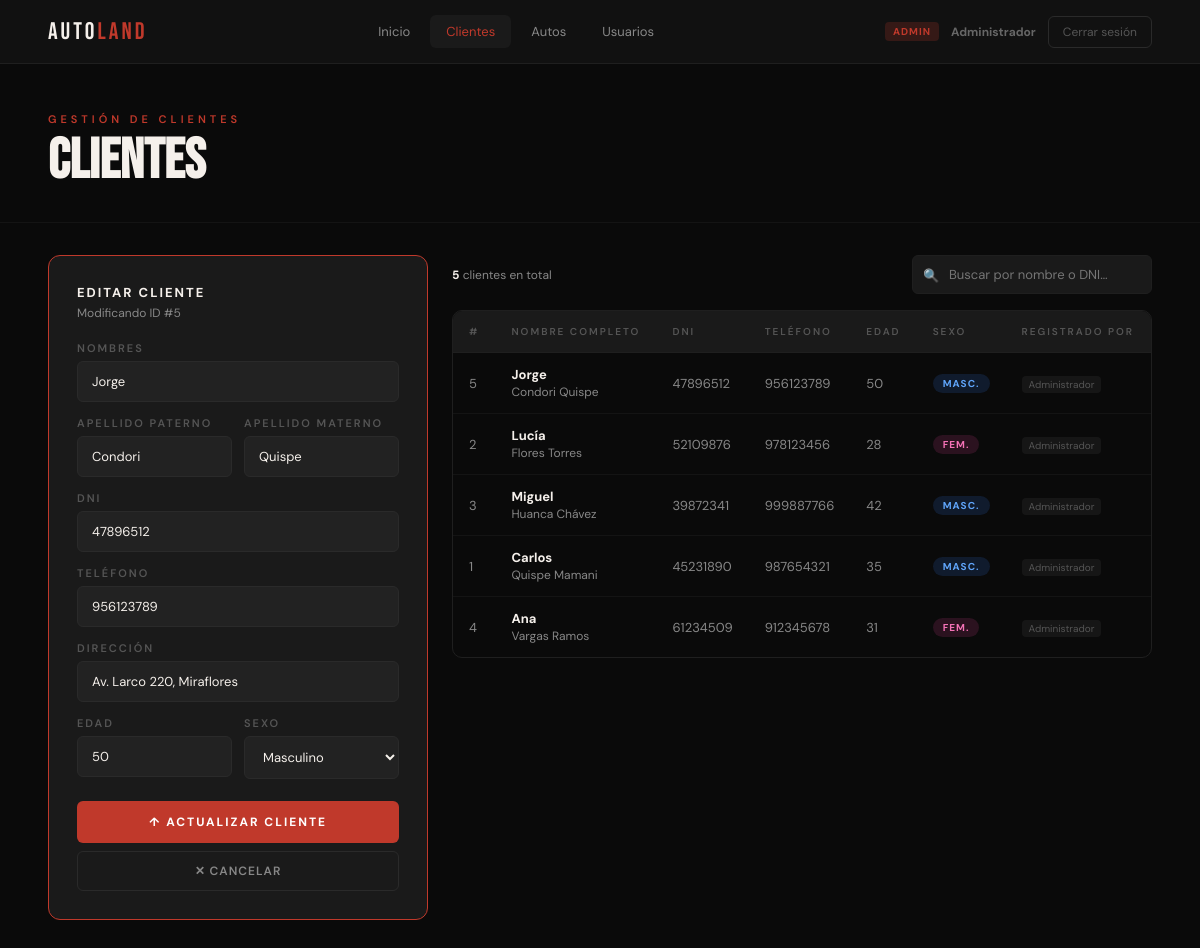
The page /form_Individuo.php?editar=5 (signed in) on the database its author committed.
### tables this page shows
CREATE TABLE IF NOT EXISTS individuo (
  idIndividuo     INT AUTO_INCREMENT PRIMARY KEY,
  nombreIndividuo VARCHAR(100) NOT NULL,
  apellidoPaterno VARCHAR(50),
  apellidoMaterno VARCHAR(50),
  dni             VARCHAR(20)  UNIQUE,
  telefono        VARCHAR(20),
  direccion       VARCHAR(200),
  edadIndividuo   INT,
  sexoIndividuo   VARCHAR(1),
  idUsuario       INT          COMMENT 'Vendedor que registró al cliente',
  FOREIGN KEY (idUsuario) REFERENCES usuario(idUsuario) ON DELETE SET NULL
);

CREATE TABLE IF NOT EXISTS usuario (
  idUsuario    INT AUTO_INCREMENT PRIMARY KEY,
  nombreReal   VARCHAR(100) NOT NULL,
  usuario      VARCHAR(50)  NOT NULL UNIQUE,
  password     VARCHAR(255) NOT NULL   COMMENT 'Almacenado con password_hash()',
  rol          ENUM('admin','vendedor') NOT NULL DEFAULT 'vendedor',
  activo       TINYINT(1)   NOT NULL DEFAULT 1,
  fechaCreado  DATETIME     NOT NULL DEFAULT CURRENT_TIMESTAMP
);

### config/conexion.example.php (called while the page is built, shortened)
<?php
class Conexion
{
    private $con;
    private $db       = "mysql:host=localhost;dbname=autoland_bd;charset=utf8mb4";
    private $user     = "root";
    private $password = "";
    public function getConnection()
    {
        try {
            $this->con = new PDO($this->db, $this->user, $this->password, [
                PDO::ATTR_ERRMODE            => PDO::ERRMODE_EXCEPTION,
                PDO::ATTR_DEFAULT_FETCH_MODE => PDO::FETCH_ASSOC,
                PDO::ATTR_EMULATE_PREPARES   => false,
            ]);
        } catch (PDOException $e) {
            die(json_encode(['error' => 'Error de conexión: ' . $e->getMessage()]));
        }
        return $this->con;
    }
}

### config/data.php (called while the page is built, shortened)
<?php
class Data
{
    private $con;
    public function __construct()
    {
        $this->con = (new Conexion())->getConnection();
    }
    private function esAdmin($rol): bool { return $rol === 'admin'; }
    public function listarIndividuo($idUsuario, $rol)
    {
        if ($this->esAdmin($rol)) {
            $sql = "SELECT i.*, u.nombreReal AS registradoPor
                    FROM individuo i LEFT JOIN usuario u ON i.idUsuario=u.idUsuario
                    ORDER BY i.apellidoPaterno";
            $stmt = $this->con->prepare($sql); $stmt->execute();
        } else {
            $sql = "SELECT i.*, u.nombreReal AS registradoPor
                    FROM individuo i LEFT JOIN usuario u ON i.idUsuario=u.idUsuario
                    WHERE i.idUsuario=? ORDER BY i.apellidoPaterno";
            $stmt = $this->con->prepare($sql); $stmt->execute([$idUsuario]);
        }
        return $stmt;
    }
    public function buscarIndividuo($id)
    {
        $stmt = $this->con->prepare("SELECT * FROM individuo WHERE idIndividuo=?");
        $stmt->execute([$id]); return $stmt;
    }
}

### form_Individuo.php (the view, shortened to what this page needs)
<?php
require_once 'config/data.php';
$data       = new Data();
$nombreReal = htmlspecialchars($_SESSION['nombreReal']);
$rol        = $_SESSION['rol'];
$idUsuario  = $_SESSION['idUsuario'];
$esAdmin    = $rol === 'admin';
$busqueda   = trim($_GET['q'] ?? '');
$individuos = $busqueda
    ? $data->buscarIndividuoPorTexto($busqueda, $idUsuario, $rol)->fetchAll()
    : $data->listarIndividuo($idUsuario, $rol)->fetchAll();
$editar = null;
if (isset($_GET['editar'])) {
    $row = $data->buscarIndividuo(intval($_GET['editar']))->fetch();
    $editar = $row ?: null;
}
?>
<!DOCTYPE html>
<html lang="es">
<head>
</head>
<body>
<nav class="navbar">
    <div class="nav-logo">AUTO<span>LAND</span></div>
    <div class="nav-links">
        <a href="index.php">Inicio</a>
        <a href="form_Individuo.php" class="active">Clientes</a>
        <a href="form_Auto.php">Autos</a>
        <?php if ($esAdmin): ?><a href="usuarios.php">Usuarios</a><?php endif; ?>
    </div>
    <div style="display:flex;align-items:center;gap:12px">
        <?php if ($esAdmin): ?><span class="badge-admin">Admin</span><?php endif; ?>
        <span style="font-size:12px;color:#444"><strong style="color:#666"><?= $nombreReal ?></strong></span>
        <a href="logout.php" class="btn-logout">Cerrar sesión</a>
    </div>
</nav>
<div class="page-header">
    <div class="page-eyebrow">Gestión de clientes</div>
    <h1 class="page-titulo">Clientes</h1>
</div>
<div class="layout">
    <div class="form-card <?= $editar ? 'modo-editar' : '' ?>">
        <?php if ($editar): ?>
            <div class="form-titulo">Editar cliente</div>
            <div class="form-sub">Modificando ID #<?= $editar['idIndividuo'] ?></div>
        <?php else: ?>
            <div class="form-titulo">Nuevo cliente</div>
            <div class="form-sub">Completa los datos del cliente</div>
        <?php endif; ?>
        <form method="POST">
            <div class="campo"><label>Nombres</label>
                <input type="text" name="nombres" placeholder="Ej: Carlos Alberto" required
                       value="<?= htmlspecialchars($editar['nombreIndividuo'] ?? '') ?>">
            </div>
            <div class="campos-grid">
                <div class="campo"><label>Apellido paterno</label>
                    <input type="text" name="apellidoP" required
                           value="<?= htmlspecialchars($editar['apellidoPaterno'] ?? '') ?>">
                </div>
                <div class="campo"><label>Apellido materno</label>
                    <input type="text" name="apellidoM"
                           value="<?= htmlspecialchars($editar['apellidoMaterno'] ?? '') ?>">
                </div>
            </div>
            <div class="campo"><label>DNI</label>
                <input type="text" name="dni" maxlength="8" placeholder="8 dígitos"
                       value="<?= htmlspecialchars($editar['dni'] ?? '') ?>">
            </div>
            <div class="campo"><label>Teléfono</label>
                <input type="text" name="telefono" placeholder="9XX XXX XXX"
                       value="<?= htmlspecialchars($editar['telefono'] ?? '') ?>">
            </div>
            <div class="campo"><label>Dirección</label>
                <input type="text" name="direccion"
                       value="<?= htmlspecialchars($editar['direccion'] ?? '') ?>">
            </div>
            <div class="campos-grid">
                <div class="campo"><label>Edad</label>
                    <input type="number" name="edad" min="18" max="99"
                           value="<?= htmlspecialchars($editar['edadIndividuo'] ?? '') ?>">
                </div>
                <div class="campo"><label>Sexo</label>
                    <select name="sexo">
                        <option value="M" <?= ($editar['sexoIndividuo'] ?? '') === 'M' ? 'selected' : '' ?>>Masculino</option>
                    </select>
                </div>
            </div>
            <button type="submit" class="btn-primary">
                <?= $editar ? '↑ Actualizar cliente' : '+ Registrar cliente' ?>
            </button>
        </form>
        <?php if ($editar): ?>
            <a href="form_Individuo.php" class="btn-secondary">✕ Cancelar</a>
        <?php endif; ?>
    </div>
    <div class="tabla-section">
        <div class="tabla-top">
            <div class="tabla-info">
                <strong><?= count($individuos) ?></strong> cliente<?= count($individuos) !== 1 ? 's' : '' ?>
                <?= $busqueda ? "para <strong>\"".htmlspecialchars($busqueda)."\"</strong>" : ($esAdmin ? 'en total' : 'registrados por ti') ?>
            </div>
            <form method="GET" class="search-wrap">
                <input type="text" name="q" placeholder="Buscar por nombre o DNI…"
                       value="<?= htmlspecialchars($busqueda) ?>">
            </form>
        </div>
        <div class="tabla-wrap">
            <table>
                <thead>
                    <tr>
                        <th>#</th><th>Nombre completo</th><th>DNI</th><th>Teléfono</th>
                        <th>Edad</th><th>Sexo</th>
                        <?php if ($esAdmin): ?><th>Registrado por</th><?php endif; ?>
                    </tr>
                </thead>
                <tbody>
                    <?php if (empty($individuos)): ?>
                        <tr class="empty-row"><td colspan="<?= $esAdmin ? 8 : 7 ?>">No hay clientes aún.</td></tr>
                    <?php else: ?>
                        <?php foreach ($individuos as $i): ?>
                        <tr>
                            <td class="muted"><?= $i['idIndividuo'] ?></td>
                            <td>
                                <strong><?= htmlspecialchars($i['nombreIndividuo']) ?></strong><br>
                                <span style="font-size:12px;color:var(--texto)"><?= htmlspecialchars($i['apellidoPaterno'].' '.$i['apellidoMaterno']) ?></span>
                            </td>
                            <td class="muted"><?= htmlspecialchars($i['dni']) ?></td>
                            <td class="muted"><?= htmlspecialchars($i['telefono']) ?></td>
                            <td class="muted"><?= $i['edadIndividuo'] ?></td>
                            <td><span class="badge-sexo badge-<?= $i['sexoIndividuo'] ?>"><?= $i['sexoIndividuo'] === 'M' ? 'Masc.' : 'Fem.' ?></span></td>
                            <?php if ($esAdmin): ?>
                                <td><span class="tag-vendedor"><?= htmlspecialchars($i['registradoPor'] ?? '—') ?></span></td>
                            <?php endif; ?>
                        </tr>
                        <?php endforeach; ?>
                    <?php endif; ?>
                </tbody>
            </table>
        </div>
    </div>
</div>
</body>
</html>

### rows shown on the page
individuo: idIndividuo "5", nombres "Jorge", apellidoP "Condori", apellidoM "Quispe", dni "47896512", telefono "956123789", direccion "Av. Larco 220, Miraflores", edad "50", sexo "Masculino", nombreIndividuo "Jorge", apellidoPaterno+apellidoMaterno "Condori Quispe", edadIndividuo "50", shows "MASC.", idUsuario.nombreReal "Administrador"
individuo: idIndividuo "2", nombreIndividuo "Lucía", apellidoPaterno+apellidoMaterno "Flores Torres", dni "52109876", telefono "978123456", edadIndividuo "28", sexoIndividuo "FEM.", idUsuario.nombreReal "Administrador"
individuo: idIndividuo "3", nombreIndividuo "Miguel", apellidoPaterno+apellidoMaterno "Huanca Chávez", dni "39872341", telefono "999887766", edadIndividuo "42", sexoIndividuo "MASC.", idUsuario.nombreReal "Administrador"
individuo: idIndividuo "1", nombreIndividuo "Carlos", apellidoPaterno+apellidoMaterno "Quispe Mamani", dni "45231890", telefono "987654321", edadIndividuo "35", sexoIndividuo "MASC.", idUsuario.nombreReal "Administrador"
individuo: idIndividuo "4", nombreIndividuo "Ana", apellidoPaterno+apellidoMaterno "Vargas Ramos", dni "61234509", telefono "912345678", edadIndividuo "31", sexoIndividuo "FEM.", idUsuario.nombreReal "Administrador"

### other values the page prints
$nombreReal "Administrador"
count($individuos) "5"
